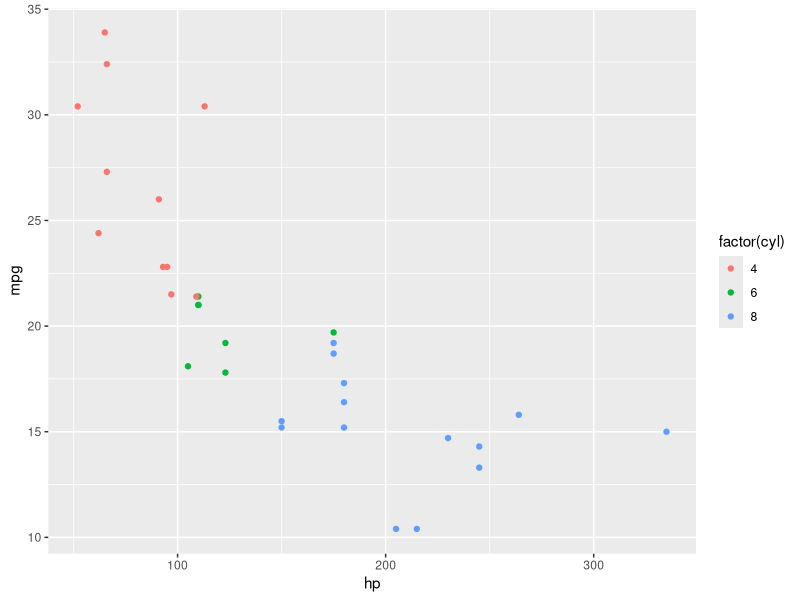
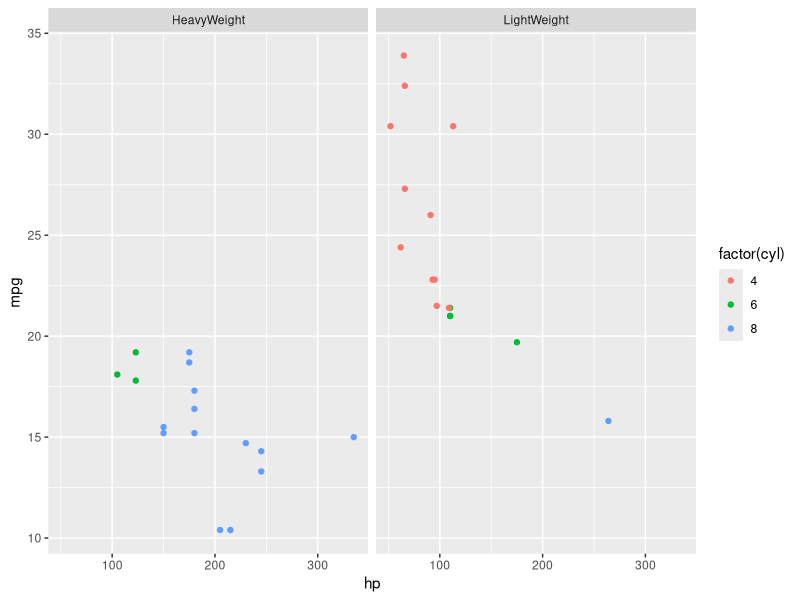

These charts were generated, in order, by the following R code:
## ---- chunk 1
library(ggplot2)
library(dplyr)
library(broom)
## ---- chunk 2
data(mtcars)
head(mtcars)
## ---- chunk 3
mtcars <- mtcars %>%
    mutate(wt01 = ifelse(wt < mean(mtcars$wt), 'LightWeight', 'HeavyWeight'))
head(mtcars)
## ---- chunk 4
ggplot(data=mtcars,
       mapping=aes(x=hp, y=mpg, color=factor(cyl)))+
  geom_point()
## ---- chunk 5
ggplot(data=mtcars,
       mapping=aes(x=hp, y=mpg, color=factor(cyl)))+
  geom_point()+
  facet_grid(cols=vars(wt01))
## ---- chunk 6
mtcars %>% group_by(cyl, wt01) %>% summarise( mean(mpg), sd(mpg))
## ---- chunk 7
model.mtcars <- lm(data = mtcars, mpg ~ hp*wt01)
## ---- chunk 8
broom::tidy(model.mtcars, conf.int=TRUE)
